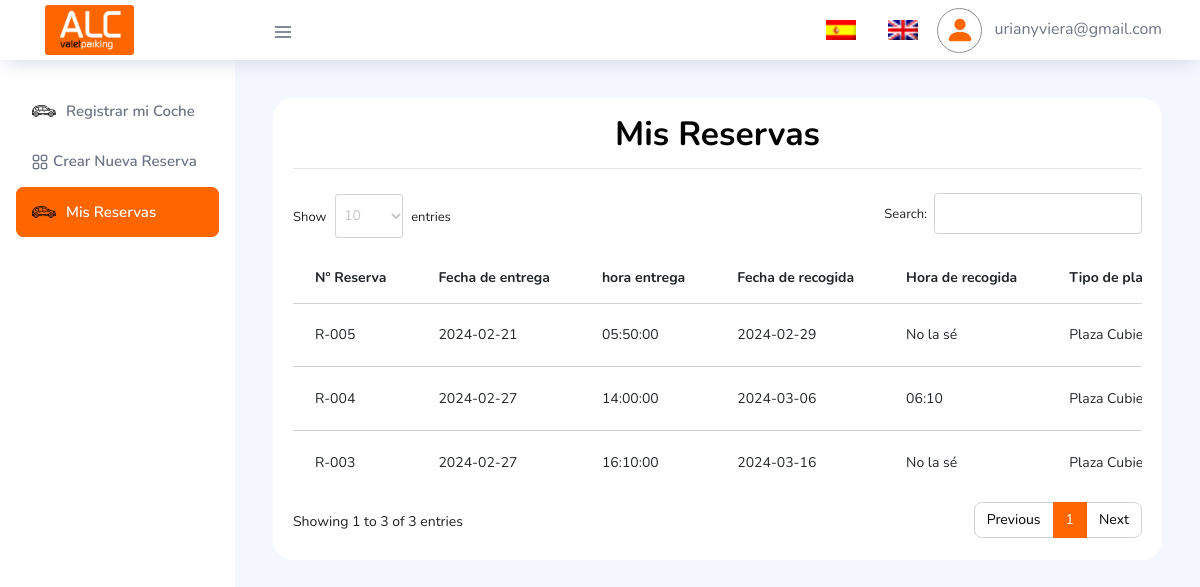
Page /dashboard/Reservas.php (signed in) on the earlier database version.
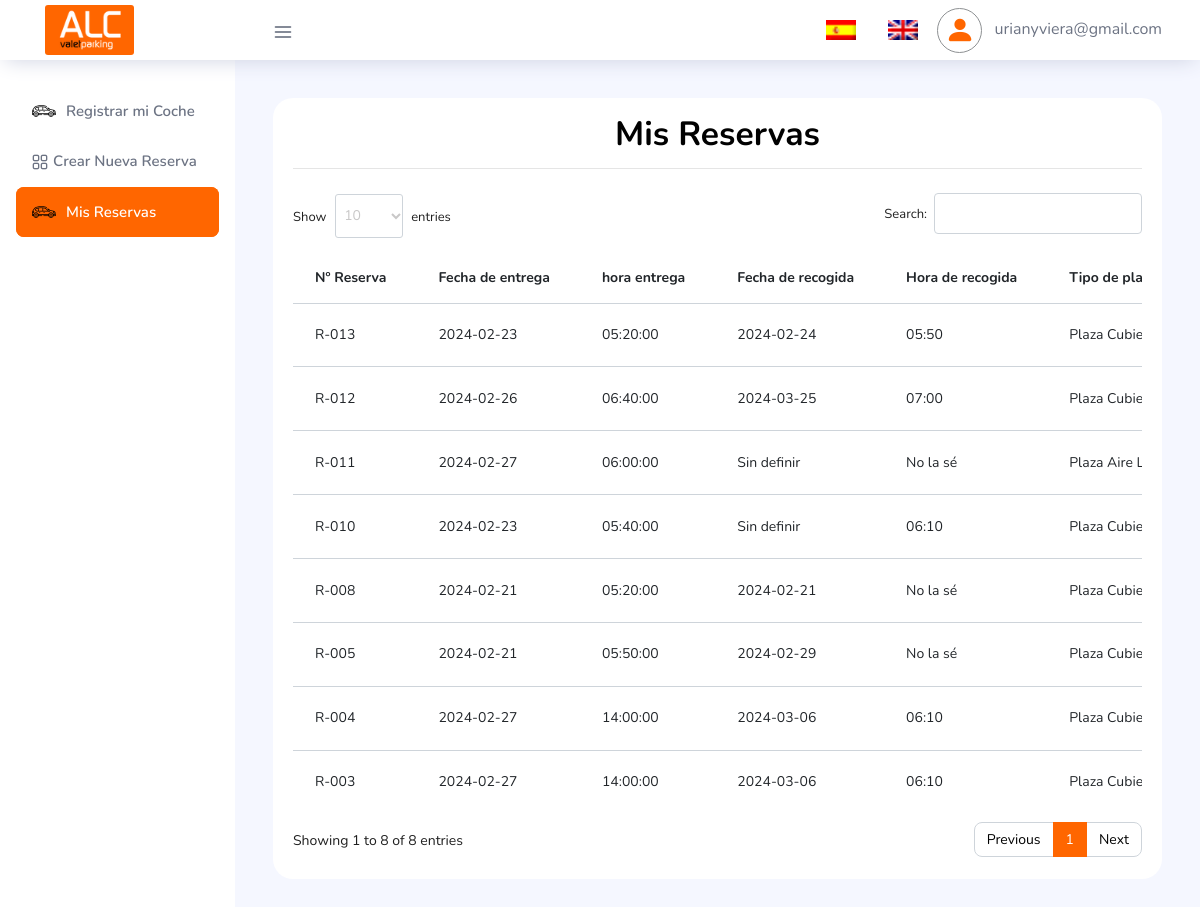
Same page on the later database version.
### tables this page shows
CREATE TABLE `tbl_reservas` (
  `id` int(11) UNSIGNED NOT NULL,
  `id_cliente` int(11) DEFAULT NULL,
  `id_coche_cliente` int(11) DEFAULT NULL,
  `fecha_entrega` date NOT NULL,
  `hora_entrega` time NOT NULL,
  `fecha_recogida` varchar(50) DEFAULT '',
  `hora_recogida` varchar(50) DEFAULT '',
  `tipo_plaza` varchar(100) NOT NULL DEFAULT '',
  `terminal_entrega` varchar(100) NOT NULL DEFAULT '',
  `terminal_recogida` varchar(100) NOT NULL DEFAULT '',
  `servicio_adicional` varchar(10) DEFAULT NULL,
  `total_dias_reserva` varchar(50) DEFAULT NULL,
  `total_pago_reserva` decimal(8,2) DEFAULT NULL,
  `total_pago_final` decimal(8,2) DEFAULT NULL,
  `descuento` bigint(11) DEFAULT 0,
  `formato_pago` varchar(250) DEFAULT NULL,
  `numero_vuelo_de_vuelta` varchar(50) DEFAULT NULL,
  `observacion_cliente` mediumtext DEFAULT NULL,
  `fecha_pago_factura` date DEFAULT NULL,
  `servicios_extras1` mediumtext DEFAULT NULL,
  `total_gasto_extras1` decimal(8,2) DEFAULT NULL,
  `servicios_extras2` mediumtext DEFAULT NULL,
  `total_gasto_extras2` decimal(8,2) DEFAULT NULL,
  `servicios_extras3` mediumtext DEFAULT NULL,
  `total_gasto_extras3` decimal(8,2) DEFAULT NULL,
  `estado_reserva` int(11) DEFAULT 0,
  `date_registro` timestamp NULL DEFAULT current_timestamp() ON UPDATE current_timestamp()
);

### dashboard/funciones.php (called while the page is built, shortened)
<?php
   function getReservaPerfil($con, $idUser)
   {
       $sqlReservasP = "SELECT
                   r.*,
                   r.id AS id_reserva,
                   v.*
               FROM tbl_reservas AS r
               INNER JOIN tbl_vehiculos AS v ON r.id_cliente = v.id_cliente
               WHERE r.id_cliente ='$idUser'
               GROUP BY id_reserva
               ORDER BY r.date_registro DESC";
       $queryR = mysqli_query($con, $sqlReservasP);
       return $queryR;
   }
   ?>

### dashboard/Reservas.php (the view, shortened to what this page needs)
<?php
if (isset($_SESSION['emailUser']) != "" && $_SESSION['rol'] == 0) {
    $IdUser     = $_SESSION['IdUser'];
    $email      = $_SESSION['emailUser'];
    $rolUser     = $_SESSION['rol'];
?>
    <!DOCTYPE html>
    <html lang="es">
    <link href="https://unpkg.com/gijgo@1.9.14/css/gijgo.min.css" rel="stylesheet" type="text/css" />
    <body>
        <div class="container-scroller">
            <?php include 'bases/navbar.php'; ?>
            <div class="container-fluid page-body-wrapper">
                <?php include 'bases/nav.php';
                include 'funciones.php';
                $mis_reservas = getReservaPerfil($con, $IdUser);
                ?>
                <div class="main-panel">
                    <div class="content-wrapper">
                        <div class="row justify-content-md-center">
                            <div class="col-lg-12 grid-margin stretch-card">
                                <div class="card">
                                    <div class="card-body">
                                        <h4 class="card-title text-center mb-4" id="title_tabla_reservas">Mis Reservas
                                            <hr>
                                        </h4>
                                        <div class="table-responsive">
                                            <table id="MiTabla" class="table">
                                                <thead>
                                                    <tr>
                                                        <th id="th_numeroReserva">Nº Reserva</th>
                                                        <th id="th_fechaEntrega">Fecha de entrega</th>
                                                        <th id="th_horaEntrega">hora entrega</th>
                                                        <th id="th_fechaRecogida">Fecha de recogida</th>
                                                        <th id="th_horaRecogida">Hora de recogida</th>
                                                        <th id="th_plaza">Tipo de plaza</th>
                                                    </tr>
                                                </thead>
                                                <tbody>
                                                    <?php
                                                    while ($reserva = mysqli_fetch_array($mis_reservas)) { ?>
                                                        <tr>
                                                            <td><?php
                                                                $reserva_id = $reserva["id_reserva"];
                                                                if ($reserva_id < 10) {
                                                                    echo 'R-00' . $reserva_id;
                                                                } elseif ($reserva_id < 100) {
                                                                    echo 'R-0' . $reserva_id;
                                                                } else {
                                                                    echo 'R-' . $reserva_id;
                                                                }
                                                                ?></td>
                                                            <td><?php echo $reserva["fecha_entrega"]; ?></td>
                                                            <td><?php echo $reserva["hora_entrega"]; ?></td>
                                                            <td><?php echo $reserva["fecha_recogida"]; ?></td>
                                                            <td><?php echo $reserva["hora_recogida"]; ?></td>
                                                            <td><?php echo $reserva["tipo_plaza"]; ?></td>
                                                        </tr>
                                                    <?php } ?>
                                                </tbody>
                                            </table>
                                        </div>
                                    </div>
                                </div>
                            </div>
                        </div>
                    </div>
                </div>
            </div>
        </div>
    </body>
    </html>
<?php
} else { ?>
    <script type="text/javascript">
        location.href = "../acciones/login/exit.php";
    </script>
<?php }  ?>

### dashboard/bases/navbar.php (shortened to what this page needs)
<nav class="navbar col-lg-12 col-12 p-0 fixed-top d-flex flex-row">
  <div class="text-center navbar-brand-wrapper d-flex align-items-center justify-content-center">
    <a class="navbar-brand brand-logo mr-5" href="./">
      <img src="../assets/custom/imgs/logo_naranja.png" class="mr-2" alt="logo" />
    </a>
  </div>
  <div class="navbar-menu-wrapper d-flex align-items-center justify-content-end">
    <button class="navbar-toggler navbar-toggler align-self-center" type="button" data-toggle="minimize">
      <span class="icon-menu"></span>
    </button>
    <ul class="navbar-nav navbar-nav-right">
      <?php
      if ($rolUser == 0) { ?>
        <li class="nav-item">
          <img title="Español" src="../assets/custom/imgs/es.png" alt="Español" onclick="cambiarIdioma('es')" style="width: 30px; display: block; cursor: pointer" />
        </li>
        <li class="nav-item">
          <img title="English" src=" ../assets/custom/imgs/en.png" alt="English" onclick="cambiarIdioma('en')" style="width: 30px; display: block; cursor: pointer" />
        </li>
      <?php } ?>
      <li class="nav-item nav-profile dropdown">
        <a class="nav-link dropdown-toggle" href="#" data-toggle="dropdown" id="profileDropdown">
          <i class="bi bi-person-fill perfil_radius"></i>
          <span> <?php echo $email; ?></span>
        </a>
      </li>
    </ul>
  </div>
</nav>

### dashboard/bases/nav.php (shortened to what this page needs)
<nav class="sidebar sidebar-offcanvas" id="sidebar">
  <ul class="nav">
    <?php
    if ($rolUser == 1) { ?>
      <li class="nav-item">
        <a class="nav-link" href="AgendaDiaria.php">
          <i class="bi bi-calendar3 menu-icon"></i>
          <span class="menu-title">Agenda diaria</span>
        </a>
      </li>
      <li class="nav-item">
        <a class="nav-link" href="CrearReserva.php">
          <img src="../assets/custom/imgs/carro.png" alt="car" style="padding: 0px 10px 0px 0px" />
          <span class="menu-title">Crear Nueva Estancia</span>
        </a>
      </li>
      <li class="nav-item">
        <a class="nav-link" href="CrearCliente.php">
          <i class="bi bi-person-fill-add menu-icon"></i>
          <span class="menu-title">Clientes</span>
        </a>
      </li>
      <li class="nav-item">
        <a class="nav-link" data-toggle="collapse" href="#error" aria-expanded="false" aria-controls="error">
          <i class="bi bi-alarm menu-icon"></i>
          <span class="menu-title">Estancias</span>
          <i class="menu-arrow"></i>
        </a>
        <div class="collapse" id="error">
          <ul class="nav flex-column sub-menu">
            <li class="nav-item"> <a class="nav-link" href="EstanciasEntradas.php"> Estancias de Entradas </a></li>
            <li class="nav-item"> <a class="nav-link" href="EstanciasSalidas.php"> Estancias de Salidas </a></li>
          </ul>
        </div>
      </li>
      <li class="nav-item">
        <a class="nav-link" href="NuevoUsuario.php">
          <i class="bi bi-person-fill-lock"></i>
          <span class="menu-title">Crear Usuario</span>
        </a>
      </li>
      <li class="nav-item">
        <a class="nav-link" href="HistorialReservas.php">
          <img src="../assets/custom/imgs/carro.png" alt="car" style="padding: 0px 10px 0px 0px" />
          <span class="menu-title">Historial Reservas</span>
        </a>
      </li>
    <?php } else { ?>
      <li class="nav-item">
        <a class="nav-link" href="index.php">
          <img src="../assets/custom/imgs/carro.png" alt="car" style="padding: 0px 10px 0px 0px" />
          <span class="menu-title" id="linkAddCoche">Registrar mi Coche</span>
        </a>
      </li>
      <li class="nav-item active">
        <a class="nav-link" href="NuevaReserva.php">
          <i class="icon-grid menu-icon"></i>
          <span class="menu-title" id="linkInicio">Crear Nueva Reserva</span>
        </a>
      </li>
      <li class="nav-item">
        <a class="nav-link" href="Reservas.php">
          <img src="../assets/custom/imgs/carro.png" alt="car" style="padding: 0px 10px 0px 0px" />
          <span class="menu-title" id="linkReservas">Mis Reservas</span>
        </a>
      </li>
    <?php } ?>
  </ul>
</nav>

### assets/custom/css/custom_css.css (style rules this page uses)
.navbar .navbar-brand-wrapper .navbar-brand img { height: 50px; border-radius: 3px; }
.sidebar .nav .nav-item .nav-link .menu-title { font-size: 15px !important; }
.sidebar .nav .nav-item .nav-link i.menu-icon { margin-right: 5px !important; }
.bi-person-fill { font-size: 30px; color: #ff6600; }
.perfil_radius { width: 45px; height: 45px; border: 1px solid #8e9193; border-radius: 50%; display: inline-flex; justify-content: center; align-items: center; }
.sidebar .nav .nav-item.active > .nav-link { color: #e3e3e3 !important; }
.card .card-title { font-size: 2.1rem !important; }

Differences in the rows shown:
changed tbl_reservas id 3: hora_entrega "16:10:00" → "14:00:00"; fecha_recogida "2024-03-16" → "2024-03-06"; hora_recogida "No la sé" → "06:10"
added tbl_reservas: id "13", fecha_entrega "2024-02-23", hora_entrega "05:20:00", fecha_recogida "2024-02-24", hora_recogida "05:50", tipo_plaza "Plaza…"
added tbl_reservas: id "12", fecha_entrega "2024-02-26", hora_entrega "06:40:00", fecha_recogida "2024-03-25", hora_recogida "07:00", tipo_plaza "Plaza…"
added tbl_reservas: id "11", fecha_entrega "2024-02-27", hora_entrega "06:00:00", fecha_recogida "Sin definir", hora_recogida "No la sé", tipo_plaza "Plaza Aire…"
added tbl_reservas: id "10", fecha_entrega "2024-02-23", hora_entrega "05:40:00", fecha_recogida "Sin definir", hora_recogida "06:10", tipo_plaza "Plaza…"
added tbl_reservas: id "8", fecha_entrega "2024-02-21", hora_entrega "05:20:00", fecha_recogida "2024-02-21", hora_recogida "No la sé", tipo_plaza "Plaza…"
changed tbl_reservas id 5: moves down the list
Other differences:
text written by a page script: "Show entries Search: Showing 1 to 3 of 3 entries Previous 1 Next" → "Show entries Search: Showing 1 to 8 of 8 entries Previous 1 Next"
